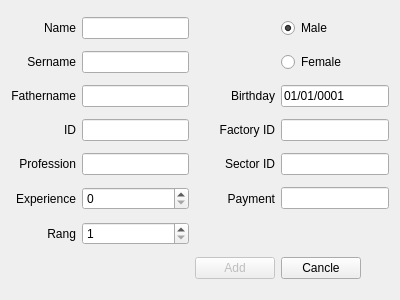
<?xml version="1.0" encoding="UTF-8"?>
<ui version="4.0">
 <class>WorkerDialog</class>
 <widget class="QDialog" name="WorkerDialog">
  <property name="geometry">
   <rect>
    <x>0</x>
    <y>0</y>
    <width>400</width>
    <height>300</height>
   </rect>
  </property>
  <property name="windowTitle">
   <string>Worker account</string>
  </property>
  <layout class="QGridLayout" name="gridLayout">
   <item row="6" column="0">
    <widget class="QLabel" name="label_6">
     <property name="text">
      <string>Experience</string>
     </property>
     <property name="alignment">
      <set>Qt::AlignRight|Qt::AlignTrailing|Qt::AlignVCenter</set>
     </property>
    </widget>
   </item>
   <item row="4" column="0">
    <widget class="QLabel" name="label_4">
     <property name="text">
      <string>ID</string>
     </property>
     <property name="alignment">
      <set>Qt::AlignRight|Qt::AlignTrailing|Qt::AlignVCenter</set>
     </property>
    </widget>
   </item>
   <item row="0" column="1">
    <widget class="QLineEdit" name="name">
     <property name="inputMask">
      <string>AAAAAAAAAAAA</string>
     </property>
     <property name="maxLength">
      <number>12</number>
     </property>
    </widget>
   </item>
   <item row="5" column="1">
    <widget class="QLineEdit" name="profession">
     <property name="inputMask">
      <string>AAAAAAAAAAAA</string>
     </property>
     <property name="maxLength">
      <number>12</number>
     </property>
    </widget>
   </item>
   <item row="6" column="3">
    <widget class="QLineEdit" name="payment"/>
   </item>
   <item row="4" column="2">
    <widget class="QLabel" name="label_8">
     <property name="text">
      <string>Factory ID</string>
     </property>
     <property name="alignment">
      <set>Qt::AlignRight|Qt::AlignTrailing|Qt::AlignVCenter</set>
     </property>
    </widget>
   </item>
   <item row="6" column="2">
    <widget class="QLabel" name="label_10">
     <property name="text">
      <string>Payment</string>
     </property>
     <property name="alignment">
      <set>Qt::AlignRight|Qt::AlignTrailing|Qt::AlignVCenter</set>
     </property>
    </widget>
   </item>
   <item row="0" column="0">
    <widget class="QLabel" name="label">
     <property name="text">
      <string>Name</string>
     </property>
     <property name="alignment">
      <set>Qt::AlignRight|Qt::AlignTrailing|Qt::AlignVCenter</set>
     </property>
    </widget>
   </item>
   <item row="1" column="1">
    <widget class="QLineEdit" name="sername">
     <property name="inputMask">
      <string>AAAAAAAAAAAA</string>
     </property>
     <property name="maxLength">
      <number>12</number>
     </property>
    </widget>
   </item>
   <item row="5" column="3">
    <widget class="QLineEdit" name="sectorId">
     <property name="inputMask">
      <string>000000000000000000</string>
     </property>
    </widget>
   </item>
   <item row="7" column="0">
    <widget class="QLabel" name="label_7">
     <property name="text">
      <string>Rang</string>
     </property>
     <property name="alignment">
      <set>Qt::AlignRight|Qt::AlignTrailing|Qt::AlignVCenter</set>
     </property>
    </widget>
   </item>
   <item row="5" column="2">
    <widget class="QLabel" name="label_9">
     <property name="text">
      <string>Sector ID</string>
     </property>
     <property name="alignment">
      <set>Qt::AlignRight|Qt::AlignTrailing|Qt::AlignVCenter</set>
     </property>
    </widget>
   </item>
   <item row="5" column="0">
    <widget class="QLabel" name="label_5">
     <property name="text">
      <string>Profession</string>
     </property>
     <property name="alignment">
      <set>Qt::AlignRight|Qt::AlignTrailing|Qt::AlignVCenter</set>
     </property>
    </widget>
   </item>
   <item row="4" column="1">
    <widget class="QLineEdit" name="id">
     <property name="inputMask">
      <string>000000000000000000</string>
     </property>
     <property name="maxLength">
      <number>18</number>
     </property>
    </widget>
   </item>
   <item row="4" column="3">
    <widget class="QLineEdit" name="factoryId">
     <property name="inputMask">
      <string>000000000000000000</string>
     </property>
     <property name="maxLength">
      <number>18</number>
     </property>
    </widget>
   </item>
   <item row="2" column="0">
    <widget class="QLabel" name="label_3">
     <property name="text">
      <string>Fathername</string>
     </property>
     <property name="alignment">
      <set>Qt::AlignRight|Qt::AlignTrailing|Qt::AlignVCenter</set>
     </property>
    </widget>
   </item>
   <item row="2" column="1">
    <widget class="QLineEdit" name="fathername">
     <property name="inputMask">
      <string>AAAAAAAAAAAA</string>
     </property>
     <property name="maxLength">
      <number>12</number>
     </property>
    </widget>
   </item>
   <item row="0" column="3">
    <widget class="QRadioButton" name="male">
     <property name="text">
      <string>Male</string>
     </property>
     <property name="checked">
      <bool>true</bool>
     </property>
    </widget>
   </item>
   <item row="2" column="2">
    <widget class="QLabel" name="label_11">
     <property name="text">
      <string>Birthday</string>
     </property>
     <property name="alignment">
      <set>Qt::AlignRight|Qt::AlignTrailing|Qt::AlignVCenter</set>
     </property>
    </widget>
   </item>
   <item row="1" column="0">
    <widget class="QLabel" name="label_2">
     <property name="text">
      <string>Sername</string>
     </property>
     <property name="alignment">
      <set>Qt::AlignRight|Qt::AlignTrailing|Qt::AlignVCenter</set>
     </property>
    </widget>
   </item>
   <item row="1" column="3">
    <widget class="QRadioButton" name="female">
     <property name="text">
      <string>Female</string>
     </property>
    </widget>
   </item>
   <item row="8" column="2">
    <widget class="QPushButton" name="ok">
     <property name="enabled">
      <bool>false</bool>
     </property>
     <property name="sizePolicy">
      <sizepolicy hsizetype="Fixed" vsizetype="Fixed">
       <horstretch>0</horstretch>
       <verstretch>0</verstretch>
      </sizepolicy>
     </property>
     <property name="text">
      <string>Add</string>
     </property>
    </widget>
   </item>
   <item row="8" column="3">
    <widget class="QPushButton" name="cancle">
     <property name="sizePolicy">
      <sizepolicy hsizetype="Fixed" vsizetype="Fixed">
       <horstretch>0</horstretch>
       <verstretch>0</verstretch>
      </sizepolicy>
     </property>
     <property name="text">
      <string>Cancle</string>
     </property>
    </widget>
   </item>
   <item row="2" column="3">
    <widget class="QLineEdit" name="birthday">
     <property name="inputMask">
      <string>00/00/0000</string>
     </property>
     <property name="text">
      <string>01/01/0001</string>
     </property>
     <property name="maxLength">
      <number>10</number>
     </property>
    </widget>
   </item>
   <item row="6" column="1">
    <widget class="QSpinBox" name="experience"/>
   </item>
   <item row="7" column="1">
    <widget class="QSpinBox" name="rang">
     <property name="minimum">
      <number>1</number>
     </property>
     <property name="maximum">
      <number>5</number>
     </property>
    </widget>
   </item>
  </layout>
 </widget>
 <tabstops>
  <tabstop>name</tabstop>
  <tabstop>sername</tabstop>
  <tabstop>fathername</tabstop>
  <tabstop>id</tabstop>
  <tabstop>profession</tabstop>
  <tabstop>experience</tabstop>
  <tabstop>rang</tabstop>
  <tabstop>male</tabstop>
  <tabstop>female</tabstop>
  <tabstop>birthday</tabstop>
  <tabstop>factoryId</tabstop>
  <tabstop>sectorId</tabstop>
  <tabstop>payment</tabstop>
  <tabstop>ok</tabstop>
  <tabstop>cancle</tabstop>
 </tabstops>
 <resources/>
 <connections/>
</ui>
